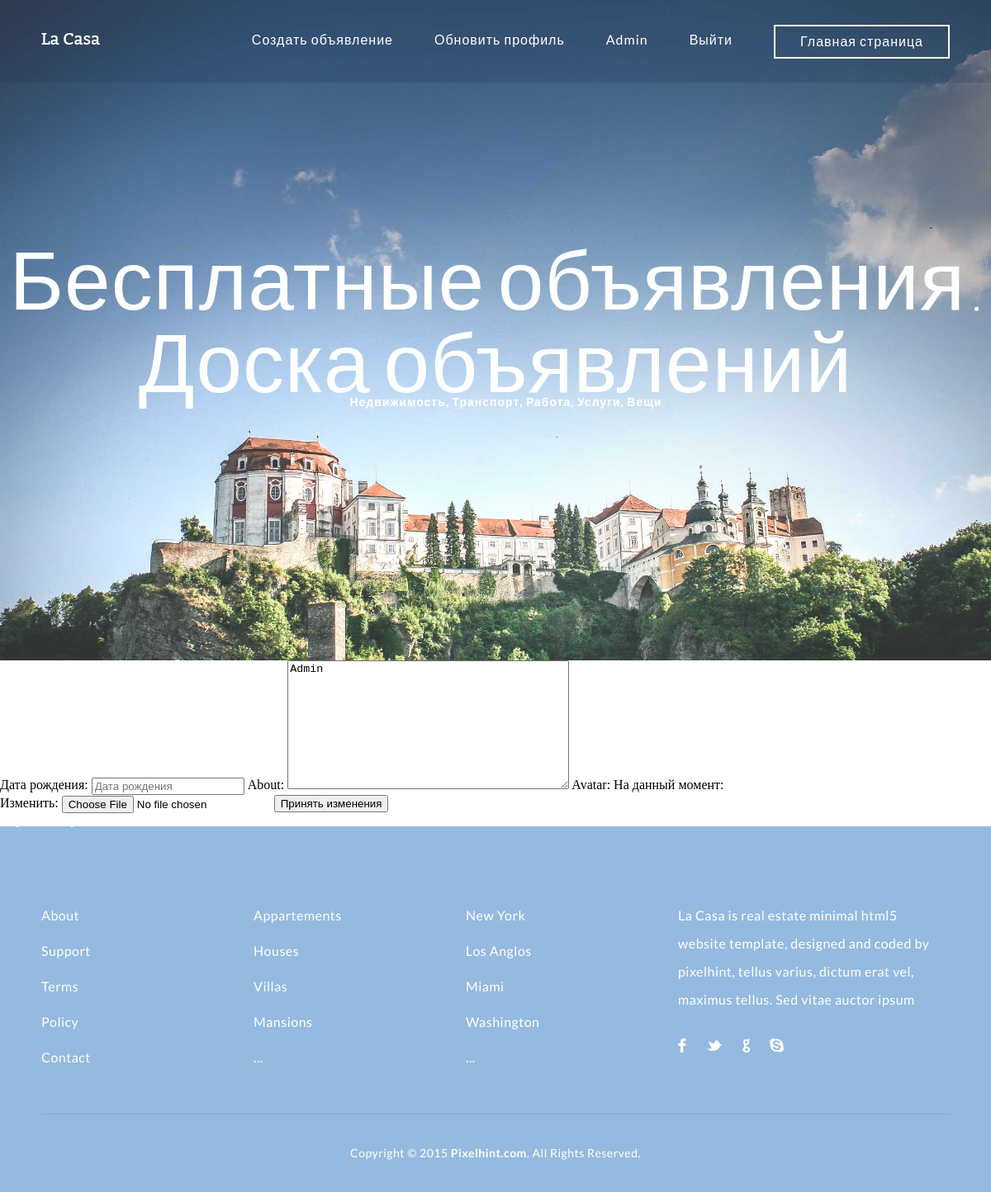
The page /1/profile/update/ (signed in) on the database as committed earlier.
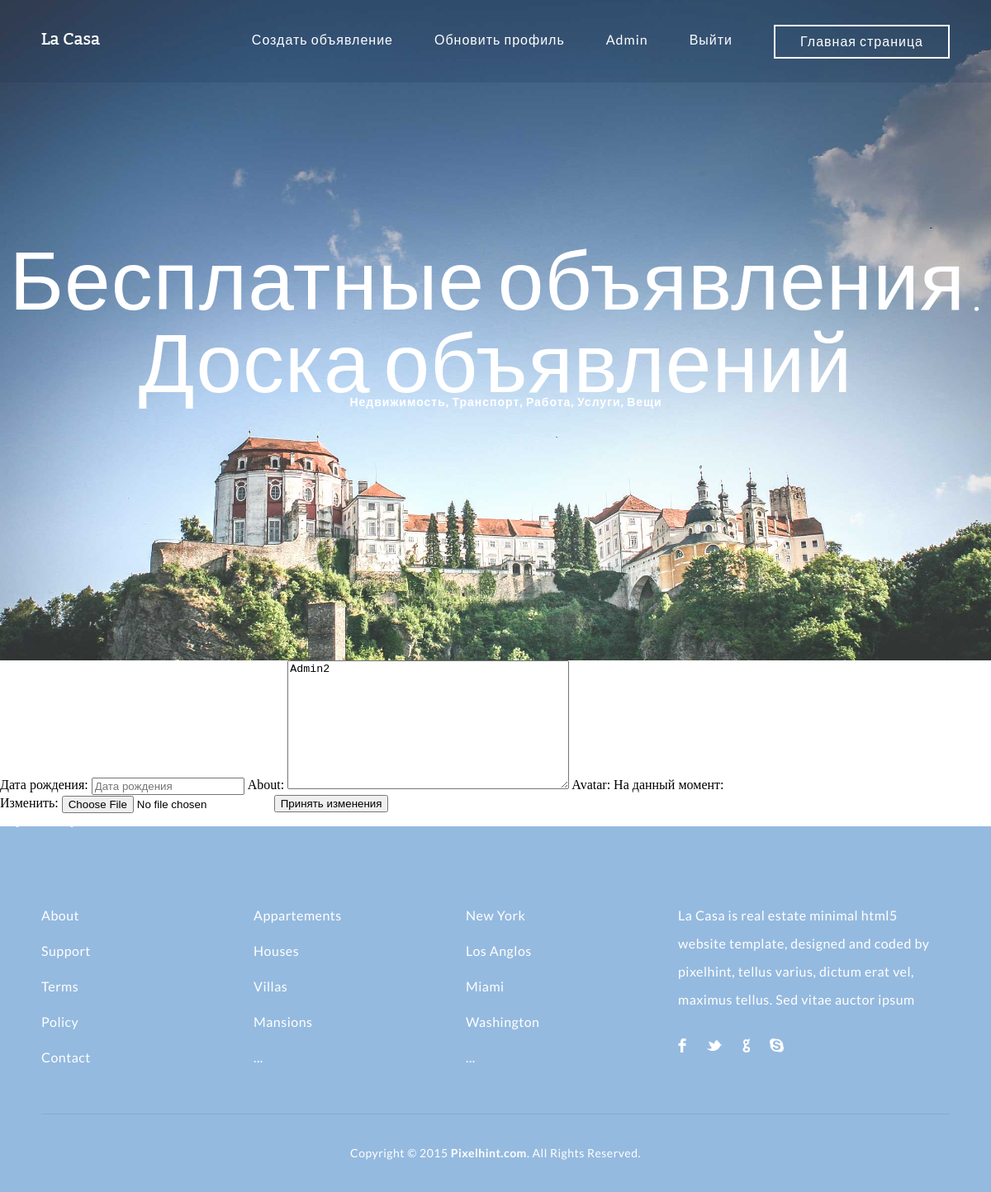
The same page on the database as committed later.
### Bulletin/models.py (models this page shows, shortened)
class Profile(models.Model):
    user = models.OneToOneField(User, on_delete=models.CASCADE, related_name='user_profile')
    birth_data = models.DateField('Дата регистрации', blank=False, auto_now_add=True, null=False)
    about = models.TextField(max_length=1000, blank=True)
    avatar = models.ImageField(upload_to='avatars/')

### Bulletin/views_auth.py (the view, shortened to what this page needs)
# urls.py: path('<int:user_id>/profile/update/', views_auth.UpdateProfileView.as_view(), name ='update_profile'),
class UpdateProfileView(UpdateView):
    model = Profile
    form_class = UpdateProfileForm
    template_name = 'BulletinBoard/update_profile.html'
    slug_field = 'user_id'
    slug_url_kwarg = 'user_id'
    def dispatch(self, request, *args, **kwargs):
        obj=self.get_object()
        if obj.user != self.request.user:
            raise Http404('It not your profile')
        return super(UpdateProfileView, self).dispatch(request, *args, **kwargs)

### Bulletin/forms_auth.py (shortened to what this page needs)
class UpdateProfileForm(forms.ModelForm):
    max_size_img = 3
    date_birth = forms.DateField(label='Дата рождения',
        input_formats=['%d-%m-%Y'],
        widget= forms.DateInput(format=('%d-%m-%Y'), attrs={
        'class': 'form-control',
        'placeholder': 'Дата рождения'
        })
    )
    class Meta:
        model = Profile
        fields = ['date_birth', 'about', 'avatar']
        label = {
            'about': 'Обо мне ',
            'avatar':'Фото профиля'
        }
        widgets = {
            'about': forms.Textarea(attrs={'class': 'form-control', 'placeholder': 'Обо мне'}),
        }

### templates/BulletinBoard/update_profile.html (shortened to what this page needs)
{% extends 'base.html' %}
{% block content %}
    <div>
        <form method="POST" enctype="multipart/form-data">
            {{ form }}
            <button type="submit">Принять изменения</button>
        </form>
        <a href="{% url 'password_resset' %}"> Сбросить пароль</a>
    </div>
{% endblock %}

Rows that differ between the two databases and show on the page:
changed Profile: about "Admin" → "Admin2"
